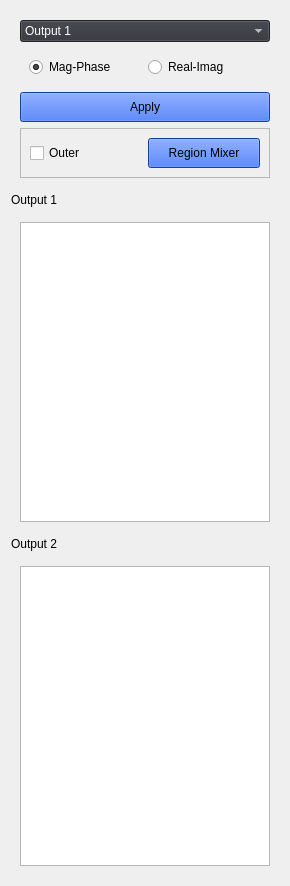
       <widget class="QGroupBox" name="groupBox_7">
        <property name="maximumSize">
         <size>
          <width>350</width>
          <height>16777215</height>
         </size>
        </property>
        <property name="styleSheet">
         <string notr="true">QGroupBox {
    border: none; /* or border: 0; */
}

QGroupBox::title {
    subcontrol-origin: margin;
    subcontrol-position: top left;
    padding: 0 5px; /* Optional padding for the title */
}

</string>
        </property>
        <property name="title">
         <string/>
        </property>
        <property name="alignment">
         <set>Qt::AlignCenter</set>
        </property>
        <layout class="QGridLayout" name="gridLayout_9">
         <item row="0" column="0">
          <widget class="QGroupBox" name="groupBox_8">
           <property name="sizePolicy">
            <sizepolicy hsizetype="Expanding" vsizetype="Preferred">
             <horstretch>0</horstretch>
             <verstretch>0</verstretch>
            </sizepolicy>
           </property>
           <property name="minimumSize">
            <size>
             <width>100</width>
             <height>0</height>
            </size>
           </property>
           <property name="maximumSize">
            <size>
             <width>300</width>
             <height>16777215</height>
            </size>
           </property>
           <property name="title">
            <string/>
           </property>
           <layout class="QGridLayout" name="gridLayout_4">
            <item row="3" column="0">
             <widget class="QPushButton" name="apply_btn">
              <property name="minimumSize">
               <size>
                <width>0</width>
                <height>30</height>
               </size>
              </property>
              <property name="maximumSize">
               <size>
                <width>16777215</width>
                <height>30</height>
               </size>
              </property>
              <property name="styleSheet">
               <string notr="true">background-color: rgb(31, 87, 231);
border-color: rgb(0, 0, 127);</string>
              </property>
              <property name="text">
               <string>Apply</string>
              </property>
             </widget>
            </item>
            <item row="1" column="0">
             <widget class="QGroupBox" name="groupBox_9">
              <property name="title">
               <string/>
              </property>
              <layout class="QGridLayout" name="gridLayout_12">
               <item row="0" column="0">
                <layout class="QVBoxLayout" name="verticalLayout_10">
                 <item>
                  <layout class="QHBoxLayout" name="horizontalLayout_4">
                   <item>
                    <widget class="QRadioButton" name="mag_phase_checkbox">
                     <property name="text">
                      <string>Mag-Phase</string>
                     </property>
                     <property name="checked">
                      <bool>true</bool>
                     </property>
                    </widget>
                   </item>
                   <item>
                    <widget class="QRadioButton" name="real_imag_checkbox">
                     <property name="text">
                      <string>Real-Imag</string>
                     </property>
                    </widget>
                   </item>
                  </layout>
                 </item>
                </layout>
               </item>
              </layout>
             </widget>
            </item>
            <item row="0" column="0">
             <widget class="QComboBox" name="mixer_output_combobox">
              <property name="sizePolicy">
               <sizepolicy hsizetype="Expanding" vsizetype="Fixed">
                <horstretch>0</horstretch>
                <verstretch>0</verstretch>
               </sizepolicy>
              </property>
              <property name="styleSheet">
               <string notr="true">background-color: #303239;
color: white;
</string>
              </property>
              <item>
               <property name="text">
                <string>Output 1</string>
               </property>
              </item>
              <item>
               <property name="text">
                <string>Output 2</string>
               </property>
              </item>
             </widget>
            </item>
            <item row="4" column="0">
             <widget class="QFrame" name="frame_2">
              <property name="frameShape">
               <enum>QFrame::StyledPanel</enum>
              </property>
              <property name="frameShadow">
               <enum>QFrame::Raised</enum>
              </property>
              <layout class="QHBoxLayout" name="horizontalLayout_3">
               <item>
                <widget class="QCheckBox" name="outer_checkbox_1">
                 <property name="text">
                  <string>Outer</string>
                 </property>
                </widget>
               </item>
               <item>
                <widget class="QPushButton" name="region_btn">
                 <property name="minimumSize">
                  <size>
                   <width>0</width>
                   <height>30</height>
                  </size>
                 </property>
                 <property name="maximumSize">
                  <size>
                   <width>16777215</width>
                   <height>30</height>
                  </size>
                 </property>
                 <property name="styleSheet">
                  <string notr="true">background-color: rgb(31, 87, 231);
border-color: rgb(0, 0, 127);</string>
                 </property>
                 <property name="text">
                  <string>Region Mixer</string>
                 </property>
                </widget>
               </item>
              </layout>
             </widget>
            </item>
           </layout>
          </widget>
         </item>
         <item row="1" column="0">
          <layout class="QHBoxLayout" name="horizontalLayout_2">
           <item>
            <layout class="QGridLayout" name="gridLayout_7">
             <item row="0" column="0">
              <widget class="QLabel" name="label_4">
               <property name="maximumSize">
                <size>
                 <width>16777215</width>
                 <height>25</height>
                </size>
               </property>
               <property name="text">
                <string>Output 1</string>
               </property>
              </widget>
             </item>
             <item row="1" column="0">
              <widget class="QGroupBox" name="groupBox_5">
               <property name="title">
                <string/>
               </property>
               <layout class="QGridLayout" name="gridLayout_5">
                <item row="0" column="0">
                 <widget class="QGraphicsView" name="output1">
                  <property name="minimumSize">
                   <size>
                    <width>250</width>
                    <height>300</height>
                   </size>
                  </property>
                  <property name="maximumSize">
                   <size>
                    <width>250</width>
                    <height>400</height>
                   </size>
                  </property>
                 </widget>
                </item>
               </layout>
              </widget>
             </item>
            </layout>
           </item>
          </layout>
         </item>
         <item row="2" column="0">
          <layout class="QGridLayout" name="gridLayout_8">
           <item row="0" column="0">
            <widget class="QLabel" name="label_5">
             <property name="maximumSize">
              <size>
               <width>16777215</width>
               <height>25</height>
              </size>
             </property>
             <property name="text">
              <string>Output 2</string>
             </property>
            </widget>
           </item>
           <item row="1" column="0">
            <widget class="QGroupBox" name="groupBox_6">
             <property name="title">
              <string/>
             </property>
             <layout class="QGridLayout" name="gridLayout_6">
              <item row="0" column="0">
               <widget class="QGraphicsView" name="output2">
                <property name="minimumSize">
                 <size>
                  <width>250</width>
                  <height>300</height>
                 </size>
                </property>
                <property name="maximumSize">
                 <size>
                  <width>250</width>
                  <height>400</height>
                 </size>
                </property>
               </widget>
              </item>
             </layout>
            </widget>
           </item>
          </layout>
         </item>
        </layout>
       </widget>
